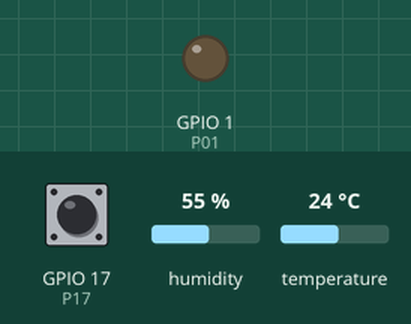
Bench run of a program on a simulated ESP32 board running MicroPython. Parts: output pins drawn as LEDs (lit = HIGH). Inputs (shaded band) come from the test bench; at power-on: GPIO 17 (P17) LOW, temperature 24 °C, humidity 55 %. What the program prints to the serial console is not drawn.

Above: at 1.2 s.
1.3 s: GPIO 17 (P17) pulled HIGH for 0.15 s
At 1.7 s:
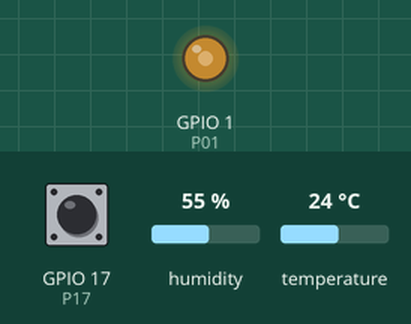
2.9 s: GPIO 17 (P17) pulled HIGH for 1 s
At 4.1 s:
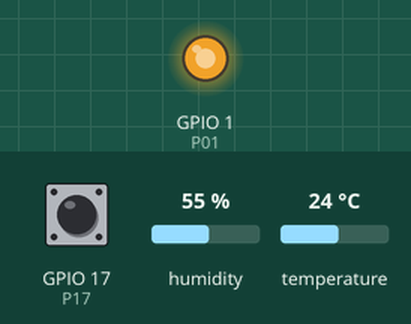
5.4 s: GPIO 17 (P17) pulled HIGH for 0.15 s
At 6.1 s:
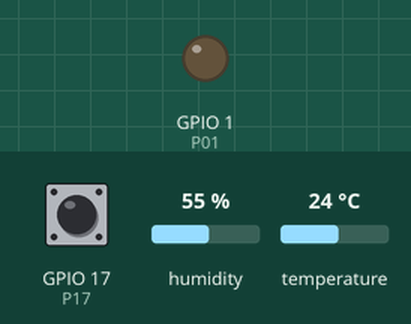
7.6 s: temperature set to 24.7 °C
9.7 s: temperature set to 25.4 °C
At 11.1 s:
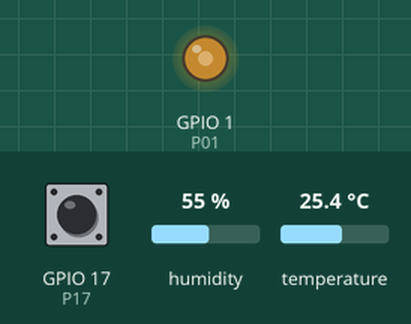
12.3 s: temperature set to 12 °C
At 13.6 s:
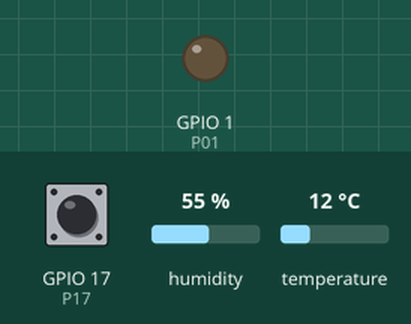
Timing chart, 0 to 15.3 s (numbered marks = the images above; inputs shaded):
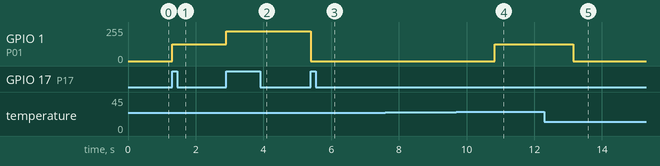

The program:

sample241-01.py
```python
# スマート扇風機
from machine import Pin, ADC, PWM, I2C
import time
from ahtx0 import AHT20

# 風量の状態
MODES = ["切", "弱", "強", "自動"]
current_mode = 0  # 初期状態（切）

# P01をPWM出力で初期化
P01 = PWM(Pin(1, Pin.OUT), freq=50, duty=0)

# I2Cの初期化
i2c = I2C(0, scl=Pin(23), sda=Pin(22))

# 温湿度計の初期化
aht20 = AHT20(i2c)

# 風量を設定する関数
def set_fan_speed(mode):
    if mode == "弱":
        P01.duty(500)   # 低速
    elif mode == "強":
        P01.duty(900)   # 高速
    else:
        P01.duty(0)     # モータ停止

# 割り込み禁止用のフラグとタイマー
last_irq_time = 0
DEBOUNCE_MS = 500  # 500ミリ秒は割り込みを無視

# 風量を変更する関数（割り込みハンドラ）
def change_fan_speed(pin):
    global current_mode, last_irq_time
    now = time.ticks_ms()
    # 前回の割り込みから一定時間経過していなければ無視
    if time.ticks_diff(now, last_irq_time) < DEBOUNCE_MS:
        return
    last_irq_time = now

    current_mode = (current_mode + 1) % len(MODES)
    print(f"風量モード: {MODES[current_mode]}")
    set_fan_speed(MODES[current_mode])

# P17スイッチに割り込みハンドラを設定
P17 = Pin(17, Pin.IN, Pin.PULL_DOWN)
P17.irq(trigger=Pin.IRQ_RISING, handler=change_fan_speed)

# メインループ（ずっとくりかえす）
while True:
    if MODES[current_mode] == "自動":
        temperature = aht20.temperature
        humidity = aht20.relative_humidity
        print(f"温度: {temperature:.1f}C, 湿度: {humidity:.1f}%")

        # 温度に応じて風量を自動調整
        if temperature > 30:
            set_fan_speed("強")
        elif temperature > 25:
            set_fan_speed("弱")
        else:
            set_fan_speed("切")
    time.sleep(1)
```

Measured:
- the behaviour switches between 25 and 25.1 °C on temperature (found by bisection; images 3 and 4)
- after the input at 1.3 s, GPIO 1 (P01): 0/255 → 125/255 at once
- after the input at 2.9 s, GPIO 1 (P01): 125/255 → 224/255 at once
- after the input at 5.4 s, GPIO 1 (P01): 224/255 → 0/255 at once
- after the input at 7.6 s, every drawn part: stays the same
- after the input at 9.7 s, GPIO 1 (P01): 0/255 → 125/255 after 1.1 s
- after the input at 12.3 s, GPIO 1 (P01): 125/255 → 0/255 after 0.85 s
